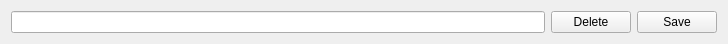
<?xml version="1.0" encoding="UTF-8"?>
<ui version="4.0">
 <class>Form</class>
 <widget class="QWidget" name="Form">
  <property name="geometry">
   <rect>
    <x>0</x>
    <y>0</y>
    <width>728</width>
    <height>42</height>
   </rect>
  </property>
  <property name="windowTitle">
   <string>Form</string>
  </property>
  <layout class="QHBoxLayout" name="horizontalLayout">
   <item>
    <widget class="QLineEdit" name="description"/>
   </item>
   <item>
    <widget class="QPushButton" name="deleteButton">
     <property name="text">
      <string>Delete</string>
     </property>
    </widget>
   </item>
   <item>
    <widget class="QPushButton" name="saveButton">
     <property name="text">
      <string>Save</string>
     </property>
    </widget>
   </item>
  </layout>
 </widget>
 <resources/>
 <connections/>
</ui>
